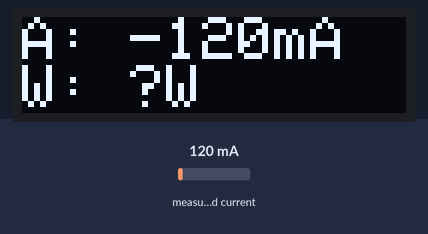
Simulated run of this sketch. Board: Arduino Uno, built with avr-gcc and run on an emulated ATmega328P. Shown: 128×32 one-colour display. The test bench sets the inputs (shaded band); at power-on: measured current 120 mA. The display library's start-up logo is not drawn.

Above: at 3.7 s.
3.8 s: measured current set to 40 mA
At 5.6 s:
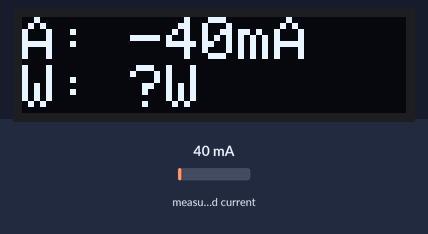
6.6 s: measured current set to 500 mA
At 7.8 s:
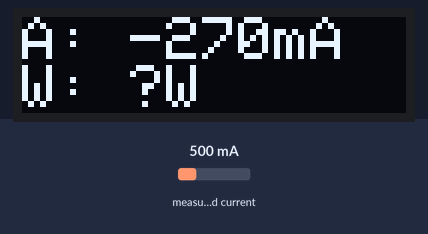
9.6 s: measured current set to 1000 mA
At 22.4 s:
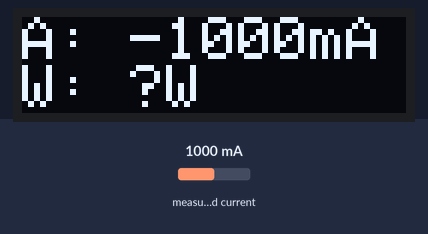
Timing chart, 0 to 23.9 s (numbered marks = the images above; inputs shaded):
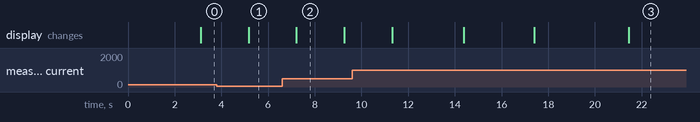

Measured:
- after the input at 3.8 s, the display: changes after 1.4 s (image 1)
- after the input at 6.6 s, the display: changes after 0.61 s (image 2)
- what the display in image 2 shows lasts 2.1 s, from 7.2 s to 9.3 s

The sketch:

SolarCharger.ino
```cpp
#include "src/ACSReader.cpp"
#include <Wire.h>
#include <Adafruit_GFX.h>
#include <Adafruit_SSD1306.h>


#define SCREEN_WIDTH 128
#define SCREEN_HEIGHT 32
#define OLED_RESET 4

Adafruit_SSD1306 display(SCREEN_WIDTH, SCREEN_HEIGHT, &Wire, -1);
ACSReader acsr(5.06, A0, 3.2, 1023, 100);
int infoDelay = 0;


void setup() {
    Serial.begin(9600);

    if(!display.begin(SSD1306_SWITCHCAPVCC, 0x3C)) { // Address 0x3C for 128x32
        Serial.println("SSD1306 allocation failed!");
    }

    display.display();
    delay(2000);
    display.clearDisplay();
    display.display();

    acsr.acs.autoMidPoint();
}

void loop() {
    float mA = acsr.getMedianDC(10, 100);

    if(!display.begin(SSD1306_SWITCHCAPVCC, 0x3C)) { // Address 0x3C for 128x32
        Serial.println("SSD1306 allocation failed");
    } else {
        char toPrint[21];
        snprintf(toPrint, 21, "A: %dmA\nW: %.02fW", (int)mA, acsr.getWatt());
        printDisplay(toPrint);
        delay(1000);

        if (infoDelay > 4) {
            snprintf(toPrint, 21, "Runtime:\n%s", acsr.getWorkingTime());
            printDisplay(toPrint);
            delay(3000);

            snprintf(toPrint, 21, "Supplied:\n%s", acsr.getSuppliedWattString());
            printDisplay(toPrint);
            delay(3000);

            infoDelay = 0;
        } else {
            infoDelay++;
        }
    }
}

void printDisplay(const char* str) {
    display.clearDisplay();
    display.setTextSize(2);
    display.setTextColor(SSD1306_WHITE);
    display.setCursor(0, 0);
    display.print(str);
    display.display();
}
```

ACSReader.cpp
```cpp
#include <ACS712.h>

class ACSReader {
    private:
    float voltage;
    float lastVal = 0;
    float suppliedWatts = 0;
    int lastProcessTime = 0;

    public:
    ACS712 acs;

    ACSReader(float refVoltage, uint8_t pin, float voltage, uint16_t maxADC, uint8_t mVperA): acs(pin, voltage, maxADC, mVperA) {
        this->voltage = refVoltage;
    }

    float getMedianDC(int loops = 4, int msInterval = 50) {
        float mA = 0;
        int curProcessTime = 0;
        for (int i = 0; i < loops; i++) {
            mA -= (float)acs.mA_DC();
            delay(msInterval);
        }
        lastVal = mA/loops;

        curProcessTime = millis();
        suppliedWatts += getWatt() * (curProcessTime - lastProcessTime) / 1000;
        lastProcessTime = curProcessTime;

        return lastVal;
    }

    float getWatt() {
        return lastVal * voltage / 1000;
    }

    float getSuppliedWatt() {
        return suppliedWatts;
    }

    char* getSuppliedWattString() {
        char res[10];
        if (abs(suppliedWatts) < 1000) {
            sprintf(res, "%.2fW", suppliedWatts);
        } else if (abs(suppliedWatts) < 1000000) {
            sprintf(res, "%.2fkW", suppliedWatts/1000);
        } else {
            sprintf(res, "%.2fMW", suppliedWatts/1000000);
        }

        return res;
    }

    char* getWorkingTime() {
        char res[9];
        int curProcessSecs = (int)lastProcessTime / 1000;
        int hours = floor(curProcessSecs / 3600);
        int minutes = floor((curProcessSecs % 3600) / 60);
        int seconds = curProcessSecs % 60;

        sprintf(res, "%02d:%02d:%02d", hours, minutes, seconds);
        return res;
    }
};
```
